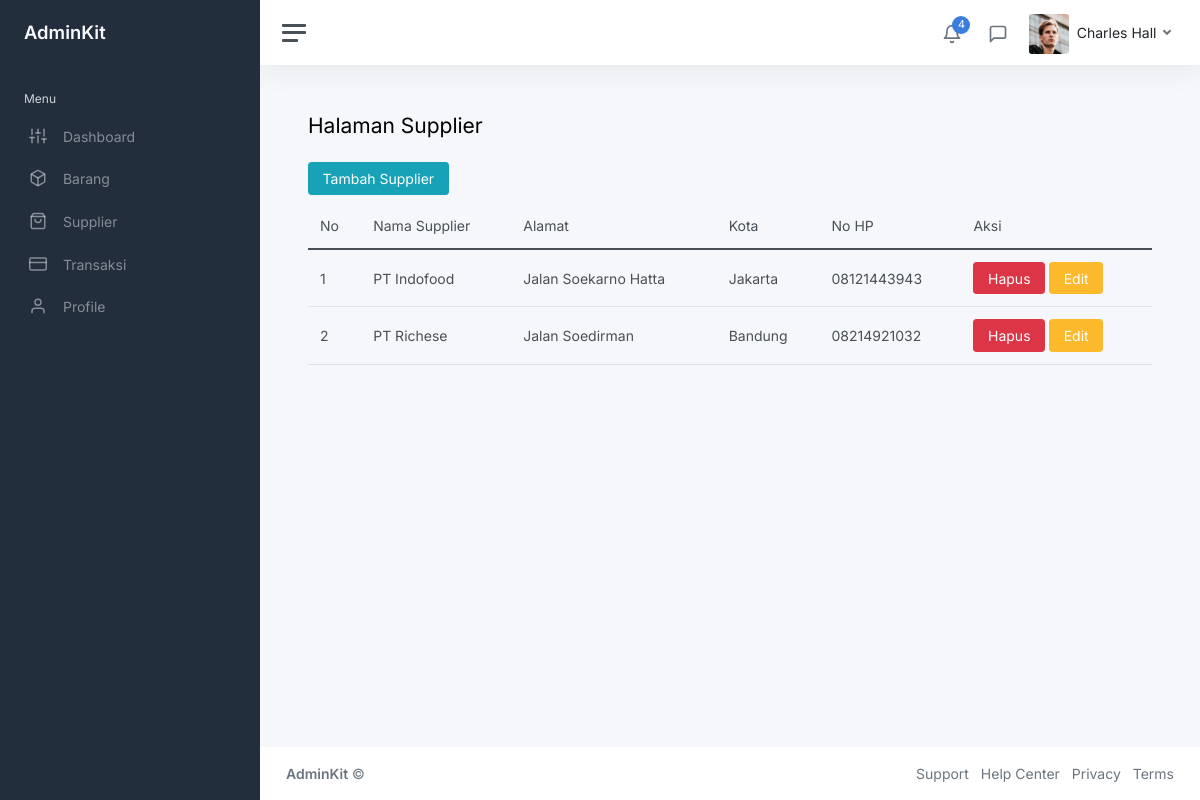
Page /index.php/supplier on the committed database.
### tables this page shows
CREATE TABLE `supplier` (
  `id_supplier` int(11) NOT NULL,
  `nama_supplier` varchar(100) NOT NULL,
  `kota_supplier` varchar(100) NOT NULL,
  `alamat_supplier` varchar(100) NOT NULL,
  `no_hp` varchar(20) NOT NULL
);

### application/controllers/Supplier.php (called while the page is built, shortened)
<?php
class Supplier extends CI_Controller
{
    public function __construct()
    {
        $this->load->model('Supplier_model');
    }
    public function index()
    {
        $data['judul2'] = "Halaman Supplier";
        $data['user'] = $this->db->get_where('user', ['email' => $this->session->userdata('email')])->row_array();
        $data['supplier'] = $this->Supplier_model->get();
        $this->load->view("layout/header", $data);
        $this->load->view("supplier/vw_supplier", $data);
        $this->load->view("layout/footer", $data);
    }
}
?>

### index.php (called while the page is built, shortened)
<?php
require_once BASEPATH.'core/CodeIgniter.php';

### application/models/Supplier_model.php (called while the page is built, shortened)
<?php
class Supplier_model extends CI_Model
{
    public $table = 'supplier';
    public function get()
    {
        $this->db->from($this->table);
        $query = $this->db->get();
        return $query->result_array();
    }
}

### application/views/supplier/vw_supplier.php (the view)
<main class="content">
    <div class="container-fluid p-0">
        <h1 class="h3 mb-4 text-gray-800"><?php echo $judul2; ?></h1>
        <div class="row">
            <div class="col-md-6"><a href="<?= base_url('Supplier/Tambah') ?>" class="btn btn-info mb-2">Tambah Supplier</a></div>
            <div class="col-md-12">
                <table class="table">
                    <thead>
                        <tr>
                            <td>No</td>
                            <td>Nama Supplier</td>
                            <td>Alamat</td>
                            <td>Kota</td>
                            <td>No HP</td>
                            <td>Aksi</td>
                        </tr>
                    </thead>
                    <tbody>
                    <?php $i = 1; ?>
                    <?php foreach ($supplier as $us) : ?>
                        <tr>
                            <td><?= $i; ?></td>
                            <td><?= $us['nama_supplier']; ?></td>
                            <td><?= $us['alamat_supplier']; ?></td>
                            <td><?= $us['kota_supplier']; ?></td>
                            <td><?= $us['no_hp']; ?></td>
                            <td>
                                <a href="<?= base_url('Supplier/hapus/') . $us['id_supplier']; ?>" class="btn btn-danger">Hapus</a>
                                <a href="<?= base_url('Supplier/edit/') . $us['id_supplier']; ?>" class="btn btn-warning">Edit</a>
                            </td>
                        </tr>
                        <?php $i++; ?>
                    <?php endforeach; ?>
                    </tbody>
                </table>
            </div>
        </div>
    </div>
</main>

### rows in the picture
supplier: nama_supplier "PT Indofood", alamat_supplier "Jalan Soekarno Hatta", kota_supplier "Jakarta", no_hp "08121443943"
supplier: nama_supplier "PT Richese", alamat_supplier "Jalan Soedirman", kota_supplier "Bandung", no_hp "08214921032"

### other values in the picture
$judul2 "Halaman Supplier"
